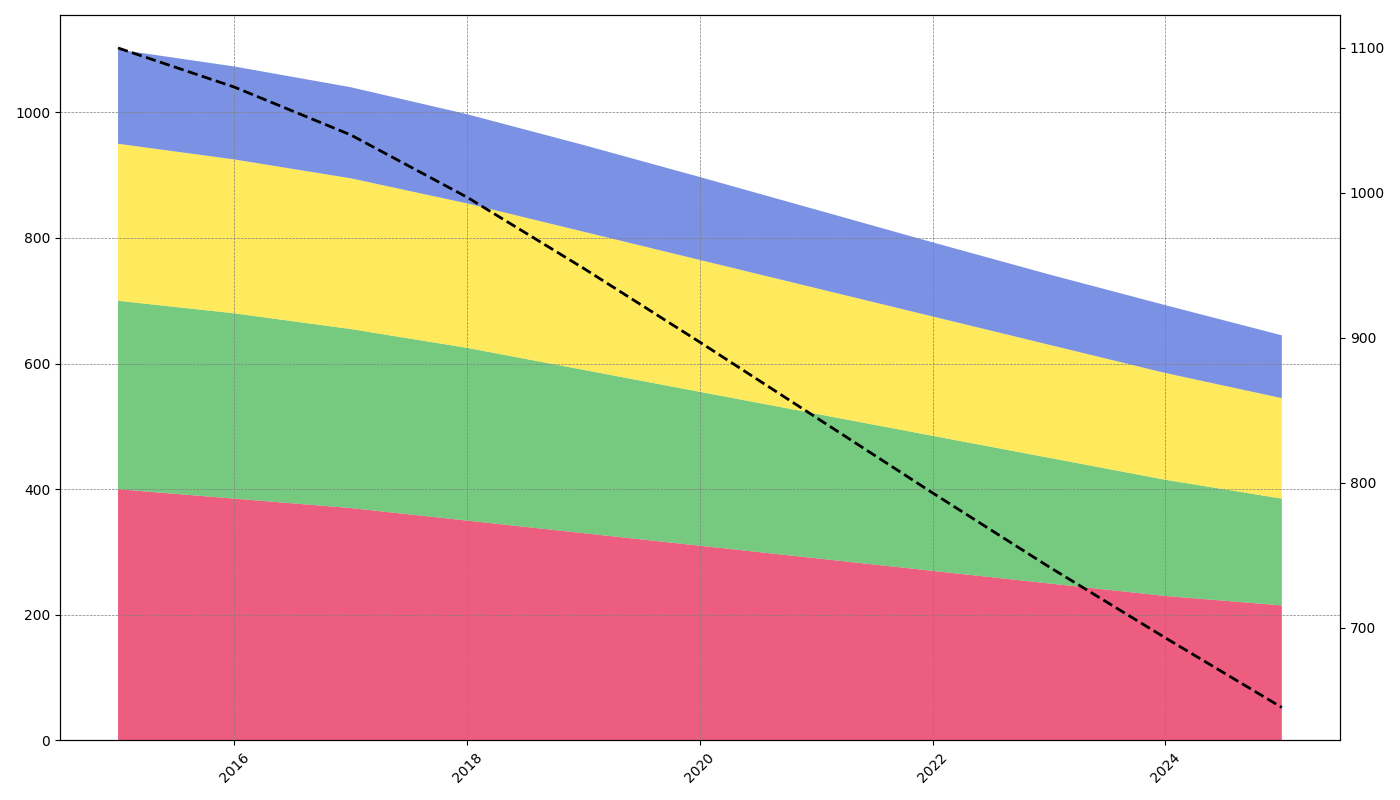

Here is the Python script that generated this plot:
import matplotlib.pyplot as plt
import numpy as np

years = np.arange(2015, 2026)

energy = [400, 385, 370, 350, 330, 310, 290, 270, 250, 230, 215]
transport = [300, 295, 285, 275, 260, 245, 230, 215, 200, 185, 170]
industry = [250, 245, 240, 230, 220, 210, 200, 190, 180, 170, 160]
agriculture = [150, 148, 145, 142, 138, 132, 125, 118, 112, 108, 100]
total_emissions = np.array(energy) + np.array(transport) + np.array(industry) + np.array(agriculture)

fig, ax1 = plt.subplots(figsize=(14, 8))
ax2 = ax1.twinx()

ax1.stackplot(years, energy, transport, industry, agriculture,
              colors=['#e6194b', '#3cb44b', '#ffe119', '#4363d8'], alpha=0.7)

ax2.plot(years, total_emissions, 'k--', linewidth=2)

ax2.annotate('', (years[-1], total_emissions[-1]))  # Placeholder for annotation removal

ax1.tick_params(axis='x', labelrotation=45)

ax1.grid(visible=True, linestyle='--', linewidth=0.5, color='gray', which='both')

plt.tight_layout()
plt.show()
